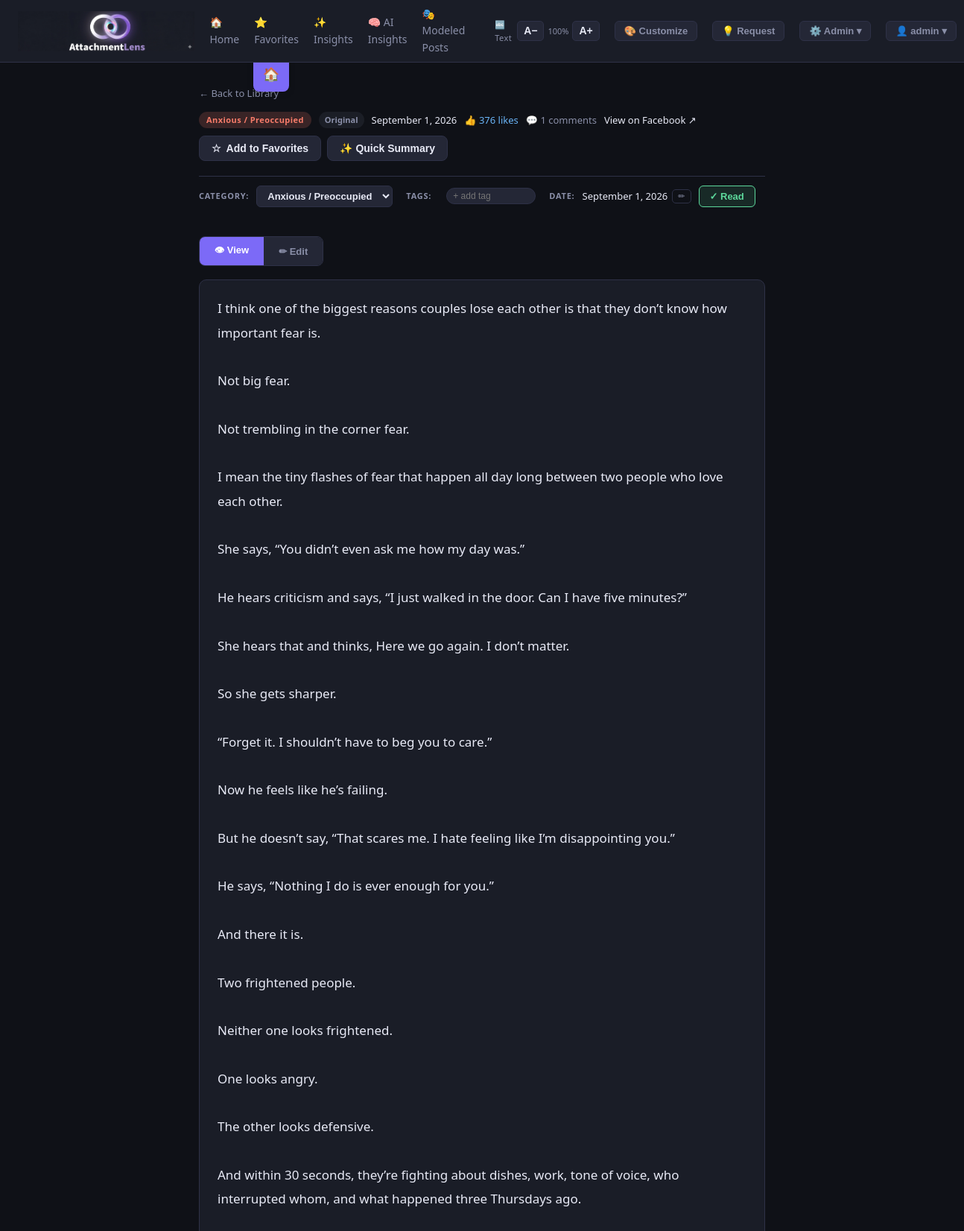
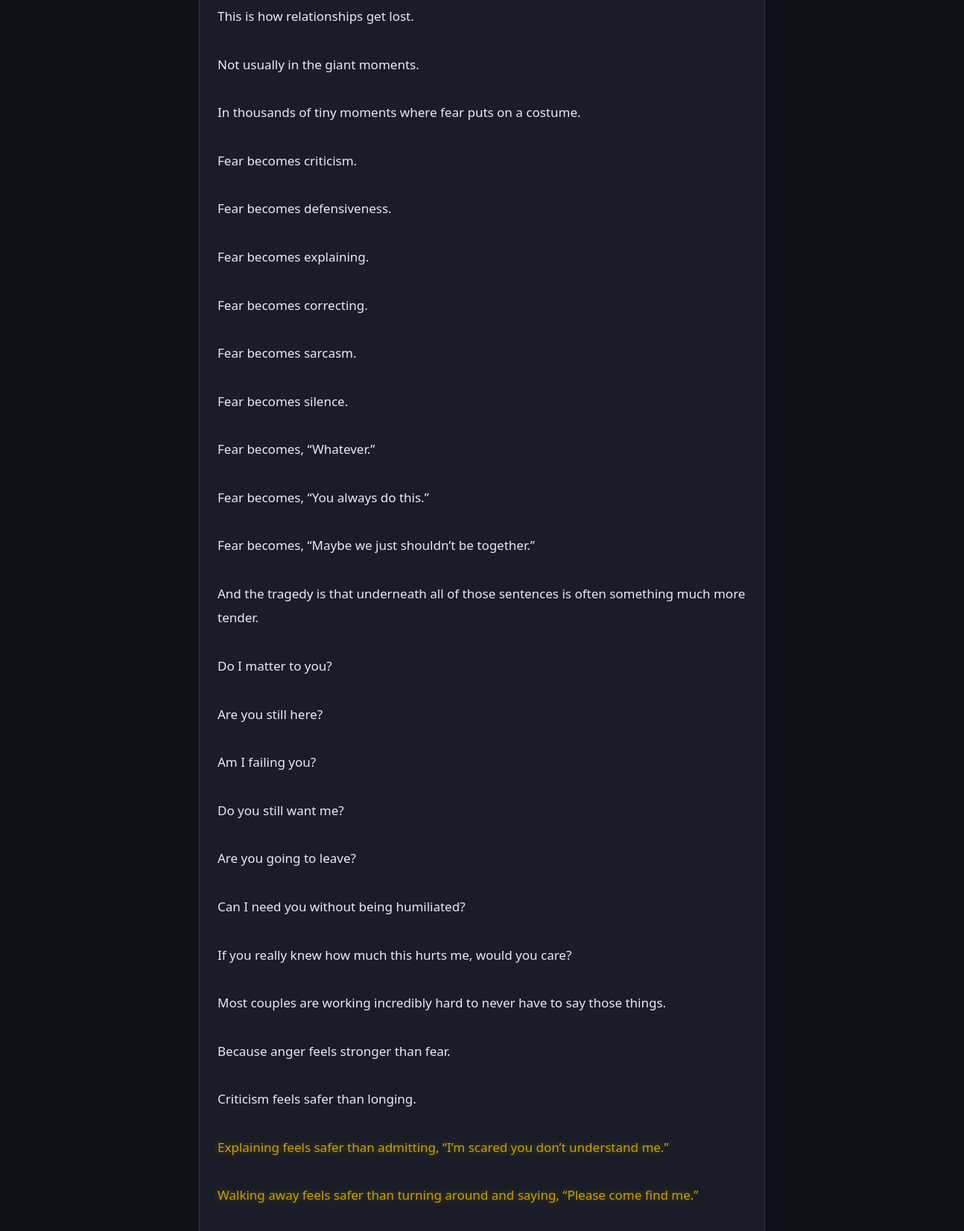
Screenshot of /post/1022 (signed in, upper part) with the database file from the repository (2 pictures, top to bottom).
### tables this page shows
CREATE TABLE users (
                id INTEGER PRIMARY KEY AUTOINCREMENT,
                username TEXT UNIQUE NOT NULL,
                password_hash TEXT NOT NULL,
                created_at TEXT DEFAULT (datetime('now'))
            );

CREATE TABLE posts (
                id INTEGER PRIMARY KEY AUTOINCREMENT,
                original_text TEXT NOT NULL,
                revised_text TEXT,
                date_label TEXT,
                post_url TEXT,
                category TEXT NOT NULL,
                is_revised INTEGER DEFAULT 0,
                imported_at TEXT DEFAULT (datetime('now'))
            , popularity INTEGER DEFAULT 0, is_favorite INTEGER DEFAULT 0, likes INTEGER DEFAULT 0, comments INTEGER DEFAULT 0, date_label_locked INTEGER DEFAULT 0);

### app.py (the view)
@app.route('/post/<int:post_id>')
@login_required
def view_post(post_id):
    uid = current_user_id()
    with get_db() as conn:
        post = conn.execute('''
            SELECT p.*,
                   COALESCE(up.is_favorite,0) as is_favorite,
                   COALESCE(up.is_read,0) as is_read,
                   COALESCE(up.tags,'') as tags
            FROM posts p
            LEFT JOIN user_post_prefs up ON up.post_id = p.id AND up.user_id = ?
            WHERE p.id = ?
        ''', (uid, post_id)).fetchone()
        saved_highlights = conn.execute(
            'SELECT highlighted_text FROM insights WHERE post_id = ? AND user_id = ? ORDER BY id',
            (post_id, uid)
        ).fetchall()
    if not post:
        return "Post not found", 404
    highlights = [r['highlighted_text'] for r in saved_highlights]
    return render_template('post.html', post=post, highlights=highlights)

### app.py (called while the page is built)
def get_db():
    conn = sqlite3.connect(DB)
    conn.row_factory = sqlite3.Row
    return conn

def current_user_id():
    return session.get('user_id', 1)

def login_required(f):
    @wraps(f)
    def decorated(*args, **kwargs):
        if 'user_id' not in session:
            if request.method != 'GET':
                return jsonify({'error': 'Session expired — please reload the page and log in again.'}), 401
            return redirect(url_for('login', next=request.path))
        return f(*args, **kwargs)
    return decorated

def get_all_users():
    with get_db() as conn:
        return conn.execute('SELECT id, username FROM users ORDER BY username').fetchall()

@app.context_processor
def inject_globals():
    try:
        users = get_all_users()
    except Exception as e:
        users = []
    return {'users': users, 'session': session}

### templates/post.html (shortened to what this page needs)
{% extends "base.html" %}
{% block content %}
<a href="/" id="sticky-back-btn" title="Back to Library">🏠</a>
<div class="post-container">
  <a href="/" class="back-link" style="color:var(--muted);font-size:13px">← Back to Library</a>
  <div class="post-header" style="justify-content:space-between">
    <div style="display:flex;align-items:center;gap:10px;flex-wrap:wrap">
      {% set cat_key = post.category.split('/')[0].strip().split(' ')[0] %}
      <span class="cat-badge cat-{{ cat_key }}">{{ post.category }}</span>
      {% if post.is_revised %}
      <span class="revised-badge" id="personalized-badge">✏ Personalized</span>
      {% else %}
      <span class="original-badge" id="personalized-badge">Original</span>
      {% endif %}
      {% if post.date_label %}
      <span style="font-size:13px;color:var(--text)">{{ post.date_label }}</span>
      {% endif %}
      {% if post.likes and post.likes > 0 %}
      <span style="font-size:13px;color:var(--avoidant)">👍 {{ post.likes }} likes</span>
      {% endif %}
      {% if post.comments and post.comments > 0 %}
      <span style="font-size:13px;color:var(--muted)">💬 {{ post.comments }} comments</span>
      {% endif %}
      {% if post.post_url %}
      <a href="{{ post.post_url }}" target="_blank" style="font-size:13px;color:var(--text)">View on Facebook ↗</a>
      {% endif %}
    </div>
    <div style="display:flex;gap:8px;align-items:center">
      <button class="fav-post-btn {{ 'is-fav' if post.is_favorite }}" id="fav-btn-post" onclick="toggleFav({{ post.id }}, this)">
        <span id="fav-star">{{ '⭐' if post.is_favorite else '☆' }}</span>
        <span id="fav-label">{{ 'Favorited' if post.is_favorite else 'Add to Favorites' }}</span>
      </button>
      <button class="fav-post-btn" id="quick-summary-btn" onclick="quickSummaryFromPost({{ post.id }}, this)" title="Generate AI summary of this post">
        <span>✨ Quick Summary</span>
      </button>
    </div>
  </div>
  <div class="meta-edit-row">
    <label>Category:</label>
    <select class="cat-select" id="cat-select" onchange="updateCategory(this.value)">
      {% set all_cats = ['Anxious / Preoccupied', 'Avoidant / Dismissive', 'Fearful / Disorganized', 'Secure', 'Healing & Growth', 'General Relationship'] %}
      {% for c in all_cats %}
      <option value="{{ c }}" {% if post.category == c %}selected{% endif %}>{{ c }}</option>
      {% endfor %}
    </select>
    <label style="margin-left:8px">Tags:</label>
    <input class="tag-add-input" id="tag-input" placeholder="+ add tag"
           onkeydown="if(event.key==='Enter'){addTag();event.preventDefault()}">
    <label style="margin-left:8px">Date:</label>
    <div style="display:flex;align-items:center;gap:6px">
      <span id="date-display" style="font-size:13px;color:var(--text)">
        {% if post.date_label %}{{ post.date_label }}{% else %}<span style="color:var(--muted)">No date</span>{% endif %}
      </span>
      <button onclick="toggleDateEdit()" id="date-edit-btn"
        style="background:none;border:1px solid var(--border);border-radius:5px;color:var(--muted);font-size:11px;padding:2px 7px;cursor:pointer">✏</button>
    </div>
    <button class="read-btn {{ 'is-read' if post.is_read }}" id="read-btn" onclick="toggleRead({{ post.id }}, this)">
      {{ '✓ Read' if post.is_read else '○ Unread' }}
    </button>
  </div>
  <div class="mode-tabs">
    <button class="mode-tab active" id="tab-view" onclick="setMode('view')">👁 View</button>
    <button class="mode-tab" id="tab-edit" onclick="setMode('edit')">✏ Edit</button>
  </div>
  <div id="view-mode">
    <div id="display-original" class="text-display" style="{{ 'display:none' if post.is_revised else '' }}">{{ post.original_text }}</div>
  </div>
</div>
{% endblock %}

### templates/base.html (shortened to what this page needs)
<!DOCTYPE html>
<html lang="en">
<head>
</head>
<body>
<nav>
  <a href="/" class="brand">
    <img src="/static/images/logo.png" alt="AttachmentLens" onerror="this.style.display='none';this.nextElementSibling.style.display='inline'">
  </a>
  <a href="/" class="nav-link">🏠 Home</a>
  <a href="/#favorites" class="nav-link">⭐ Favorites</a>
  <a href="/insights" class="nav-link">✨ Insights</a>
  <a href="/ai-insights" class="nav-link">🧠 AI Insights</a>
  <a href="/modeled-posts" class="nav-link">🎭 Modeled Posts</a>
  <div class="font-ctrl">
    <span class="font-label">🔤 Text</span>
    <button class="font-btn" onclick="adjustFont(-1)" title="Decrease font size">A−</button>
    <span class="font-size-display" id="font-size-display">15</span>
    <button class="font-btn" onclick="adjustFont(1)" title="Increase font size">A+</button>
  </div>
  <button class="cust-nav-btn" onclick="openCustomization()" title="Customize theme, fonts, and colors">🎨 Customize</button>
  <button class="fr-nav-btn" onclick="openFeatureRequest()">💡 Request</button>
  <div class="nav-menu" id="admin-menu">
    <button class="nav-menu-btn" onclick="toggleMenu('admin-dropdown', event)">⚙️ Admin ▾</button>
  </div>
  {% if session.get('username') %}
  <div class="nav-menu" id="user-menu">
    <button class="nav-menu-btn" onclick="toggleMenu('user-dropdown', event)">👤 {{ session.get('username') }} ▾</button>
  </div>
  {% endif %}
</nav>
<div id="page-content">{% block content %}{% endblock %}</div>
</body>
</html>

### templates/base.html (style rules this page uses)
:root { --bg: #0f1117; --surface: #1a1d27; --surface2: #242736; --border: #2e3147; --accent: #7c6af7; --accent2: #5dd9c4; --text: #e8eaf6; --muted: #8a8fa8; --anxious: #f77c6a; --avoidant: #6ab4f7; --fearful: #c96af7; --secure: #5dd99c; --healing: #f7c96a; --general: #8a8fa8; --revised-badge: #f7a26a; --radius: 10px; --shadow: 0 2px 12px rgba(0,0,0,0.4); --font-family: 'Segoe UI', system-ui, sans-serif; --base-font-size: 15px; }
* { box-sizing: border-box; margin: 0; padding: 0; }
body { background: var(--bg); color: var(--text); font-family: var(--font-family); font-size: var(--base-font-size); line-height: 1.6; }
a { color: var(--accent); text-decoration: none; }
nav { position: sticky; top: 0; z-index: 200; background: var(--surface); border-bottom: 1px solid var(--border); padding: 8px 24px; display: flex; align-items: center; gap: 20px; min-height: 70px; }
.font-ctrl { display: flex; align-items: center; gap: 5px; }
.font-label { font-size: 11px; color: var(--muted); letter-spacing: .04em; margin-right: 2px; }
.font-btn { background: var(--surface2); border: 1px solid var(--border); color: var(--text); border-radius: 5px; cursor: pointer; padding: 2px 8px; font-size: 14px; font-weight: 700; line-height: 1.5; transition: border-color .15s; }
.font-size-display { font-size: 11px; color: var(--muted); min-width: 28px; text-align: center; }
nav .brand { display: flex; align-items: center; text-decoration: none; }
nav .brand img { height: 54px; width: auto; }
nav a.nav-link { color: var(--muted); font-size: 14px; }
.cat-badge { display: inline-block; padding: 2px 10px; border-radius: 20px; font-size: 11px; font-weight: 700; letter-spacing: .04em; }
.cat-Anxious { background: rgba(247,124,106,.18); color: var(--anxious); }
.original-badge { display: inline-block; padding: 2px 8px; border-radius: 20px; font-size: 11px; font-weight: 700; background: rgba(138,143,168,.1); color: var(--muted); }
.nav-menu { position: relative; }
.nav-menu-btn { background: var(--surface2); border: 1px solid var(--border); color: var(--muted); border-radius: 6px; cursor: pointer; padding: 5px 12px; font-size: 13px; font-weight: 600; transition: border-color .15s, color .15s; white-space: nowrap; }
.fr-nav-btn { background: var(--surface2); border: 1px solid var(--border); color: var(--muted); border-radius: 6px; cursor: pointer; padding: 5px 12px; font-size: 13px; font-weight: 600; transition: border-color .15s, color .15s; white-space: nowrap; }
.cust-nav-btn { background: var(--surface2); border: 1px solid var(--border); color: var(--muted); border-radius: 6px; cursor: pointer; padding: 5px 12px; font-size: 13px; font-weight: 600; transition: border-color .15s, color .15s; white-space: nowrap; }

### rows the page displays
users: get "admin"
posts: category "Anxious / Preoccupied", date_label "September 1, 2026", likes "376", comments "1", original_text "I think one of the biggest reasons couples lose each other is that they don’t know how important fear is. Not big fear. Not trembling in the corner fear. I mean the tiny flashes of fear that happen all day long between two people who love each other. She says, “You didn’t even ask me how my day was.” He hears criticism and says, “I just walked in the door. Can I have five minutes?” She hears that and thinks, Here we go again. I don’t matter. So she gets sharper. “Forget it. I shouldn’t have to beg you to care.” Now he feels like he’s failing. But he doesn’t say, “That scares me. I hate feeling like I’m disappointing you.” He says, “Nothing I do is ever enough for you.” And there it is. Two…"

### other values shown
{{ '⭐' if post.is_favorite else '☆' }} "☆"
{{ 'Favorited' if post.is_favorite else 'Add to Favorites' }} "Add to Favorites"
{{ '✓ Read' if post.is_read else '○ Unread' }} "✓ Read"
